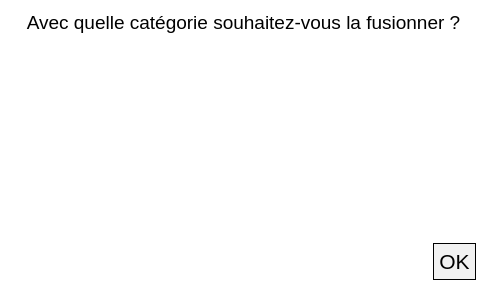
<?xml version="1.0" encoding="UTF-8"?>
<ui version="4.0">
 <class>fuser</class>
 <widget class="QWidget" name="fuser">
  <property name="windowModality">
   <enum>Qt::WindowModal</enum>
  </property>
  <property name="geometry">
   <rect>
    <x>0</x>
    <y>0</y>
    <width>487</width>
    <height>301</height>
   </rect>
  </property>
  <property name="minimumSize">
   <size>
    <width>487</width>
    <height>301</height>
   </size>
  </property>
  <property name="maximumSize">
   <size>
    <width>487</width>
    <height>301</height>
   </size>
  </property>
  <property name="windowTitle">
   <string>Choisissez la catégorie - Autorenamer</string>
  </property>
  <property name="windowIcon">
   <iconset resource="icon.qrc">
    <normaloff>:/icon/images/icon_2 - Copie - Copie.png</normaloff>:/icon/images/icon_2 - Copie - Copie.png</iconset>
  </property>
  <property name="styleSheet">
   <string notr="true">background-color: rgb(255, 255, 255);</string>
  </property>
  <layout class="QVBoxLayout" name="verticalLayout">
   <item>
    <widget class="QLabel" name="fuserQuestion">
     <property name="sizePolicy">
      <sizepolicy hsizetype="Ignored" vsizetype="Preferred">
       <horstretch>0</horstretch>
       <verstretch>0</verstretch>
      </sizepolicy>
     </property>
     <property name="font">
      <font>
       <pointsize>14</pointsize>
       <underline>false</underline>
       <strikeout>false</strikeout>
      </font>
     </property>
     <property name="styleSheet">
      <string notr="true">text-decoration: none;</string>
     </property>
     <property name="text">
      <string>&lt;html&gt;&lt;head/&gt;&lt;body&gt;&lt;p&gt;Avec quelle catégorie souhaitez-vous la fusionner ?&lt;/p&gt;&lt;/body&gt;&lt;/html&gt;</string>
     </property>
     <property name="alignment">
      <set>Qt::AlignCenter</set>
     </property>
     <property name="wordWrap">
      <bool>true</bool>
     </property>
    </widget>
   </item>
   <item>
    <widget class="QScrollArea" name="scrollArea">
     <property name="styleSheet">
      <string notr="true">border: none;</string>
     </property>
     <property name="horizontalScrollBarPolicy">
      <enum>Qt::ScrollBarAlwaysOff</enum>
     </property>
     <property name="widgetResizable">
      <bool>true</bool>
     </property>
     <widget class="QWidget" name="scrollAreaWidgetContents">
      <property name="geometry">
       <rect>
        <x>0</x>
        <y>0</y>
        <width>469</width>
        <height>189</height>
       </rect>
      </property>
      <layout class="QVBoxLayout" name="scrollLayout">
       <property name="spacing">
        <number>6</number>
       </property>
      </layout>
     </widget>
    </widget>
   </item>
   <item>
    <layout class="QHBoxLayout" name="okLayout">
     <item>
      <spacer name="horizontalSpacer">
       <property name="orientation">
        <enum>Qt::Horizontal</enum>
       </property>
       <property name="sizeHint" stdset="0">
        <size>
         <width>40</width>
         <height>20</height>
        </size>
       </property>
      </spacer>
     </item>
     <item>
      <widget class="QPushButton" name="ok">
       <property name="sizePolicy">
        <sizepolicy hsizetype="Minimum" vsizetype="Minimum">
         <horstretch>0</horstretch>
         <verstretch>0</verstretch>
        </sizepolicy>
       </property>
       <property name="font">
        <font>
         <pointsize>16</pointsize>
        </font>
       </property>
       <property name="styleSheet">
        <string notr="true">background-color: rgb(241, 241, 241);
border: 1px solid black;
border-radius: 0%;padding: 5%;margin: 10% 0%;</string>
       </property>
       <property name="text">
        <string>OK</string>
       </property>
      </widget>
     </item>
    </layout>
   </item>
  </layout>
 </widget>
 <resources>
  <include location="icon.qrc"/>
 </resources>
 <connections/>
</ui>
